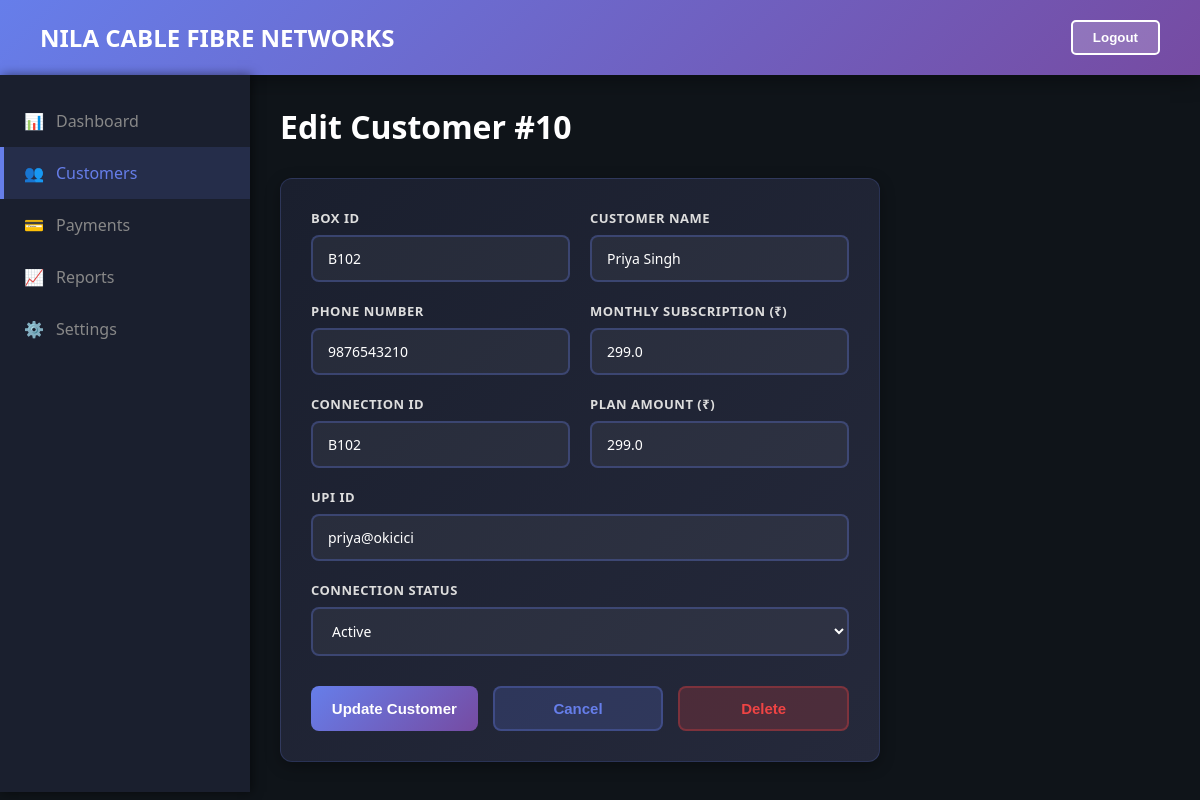
/edit-customer/10, run on the app's committed database.
### tables this page shows
CREATE TABLE customer (
    customer_id INTEGER PRIMARY KEY AUTOINCREMENT,
    box_id TEXT UNIQUE NOT NULL,
    name TEXT NOT NULL,
    phone TEXT NOT NULL,
    phone_number TEXT NOT NULL,
    subscription REAL NOT NULL,
    status TEXT NOT NULL,
    paid_status TEXT NOT NULL DEFAULT 'unpaid',
    connection_id TEXT,
    plan_amount REAL,
    upi_id TEXT
);

### app.py (the view, shortened to what this page needs)
@app.route("/edit-customer/<int:customer_id>", methods=["GET", "POST"])
def edit_customer_page(customer_id):
    customer = get_customer_by_id(customer_id)
    if not customer:
        return "Customer not found", 404
    return render_template("edit_customer.html", customer=customer)

### app.py (called while the page is built)
def get_db_connection():
    conn = sqlite3.connect(DATABASE)
    conn.row_factory = sqlite3.Row
    return conn

def normalize_customer_row(row):
    if not row:
        return None
    data = dict(row)
    data['customer_id'] = data.get('customer_id') or data.get('id')
    data['id'] = data['customer_id']
    data['phone'] = data.get('phone_number') or data.get('phone')
    data['plan_amount'] = data.get('plan_amount') or data.get('subscription')
    return data

def get_customer_by_id(customer_id):
    conn = get_db_connection()
    row = conn.execute('SELECT * FROM customer WHERE customer_id = ?', (customer_id,)).fetchone()
    conn.close()
    return normalize_customer_row(row)

### templates/edit_customer.html (shortened to what this page needs)
<!DOCTYPE html>
<html lang="en">
<head>
</head>
<body>
    <header>
        <h1>NILA CABLE FIBRE NETWORKS</h1>
        <button onclick="logout()" style="background: rgba(255,255,255,0.2); color: white; border: 2px solid white; padding: 8px 20px; border-radius: 5px; cursor: pointer; font-weight: 600;">Logout</button>
    </header>
    <div class="container">
        <div class="sidebar">
            <div class="nav-item" onclick="navigateTo('/dashboard')">
                <span>📊</span>
                <span>Dashboard</span>
            </div>
            <div class="nav-item active" onclick="navigateTo('/customers')">
                <span>👥</span>
                <span>Customers</span>
            </div>
            <div class="nav-item" onclick="navigateTo('/payments')">
                <span>💳</span>
                <span>Payments</span>
            </div>
            <div class="nav-item" onclick="navigateTo('/reports')">
                <span>📈</span>
                <span>Reports</span>
            </div>
            <div class="nav-item" onclick="navigateTo('/settings')">
                <span>⚙️</span>
                <span>Settings</span>
            </div>
        </div>
        <div class="main-content">
            <div class="page-header">
                <h2>Edit Customer #{{ customer['id'] }}</h2>
            </div>
            <div class="form-card">
                <form method="POST">
                    <div class="form-row">
                        <div class="form-group">
                            <label for="box_id">Box ID</label>
                            <input type="text" id="box_id" name="box_id" value="{{ customer['box_id'] }}" required>
                        </div>
                        <div class="form-group">
                            <label for="name">Customer Name</label>
                            <input type="text" id="name" name="name" value="{{ customer['name'] }}" required>
                        </div>
                    </div>
                    <div class="form-row">
                        <div class="form-group">
                            <label for="phone">Phone Number</label>
                            <input type="tel" id="phone" name="phone" value="{{ customer['phone'] }}" required>
                        </div>
                        <div class="form-group">
                            <label for="subscription">Monthly Subscription (₹)</label>
                            <input type="number" id="subscription" name="subscription" value="{{ customer['subscription'] }}" step="0.01" required>
                        </div>
                    </div>
                    <div class="form-row">
                        <div class="form-group">
                            <label for="connection_id">Connection ID</label>
                            <input type="text" id="connection_id" name="connection_id" value="{{ customer.get('connection_id','') }}">
                        </div>
                        <div class="form-group">
                            <label for="plan_amount">Plan Amount (₹)</label>
                            <input type="number" id="plan_amount" name="plan_amount" value="{{ customer.get('plan_amount','') }}" step="0.01">
                        </div>
                    </div>
                    <div class="form-group">
                        <label for="upi_id">UPI ID</label>
                        <input type="text" id="upi_id" name="upi_id" value="{{ customer.get('upi_id','') }}">
                    </div>
                    <div class="form-group">
                        <label for="status">Connection Status</label>
                        <select id="status" name="status" required>
                            <option value="active" {% if customer['status'] == 'active' %}selected{% endif %}>Active</option>
                        </select>
                    </div>
                    <div class="form-actions">
                        <button type="submit" class="btn btn-submit">Update Customer</button>
                        <button type="button" class="btn btn-cancel" onclick="navigateTo('/customers')">Cancel</button>
                        <button type="button" class="btn btn-delete" data-customer-id="{{ customer['id'] }}" onclick="deleteCustomerData(this)">Delete</button>
                    </div>
                </form>
            </div>
        </div>
    </div>
</body>
</html>

### templates/edit_customer.html (style rules this page uses)
* { margin: 0; padding: 0; box-sizing: border-box; }
body { font-family: 'Segoe UI', Tahoma, Geneva, Verdana, sans-serif; background: #0f1419; color: #e0e0e0; }
header { background: linear-gradient(135deg, #667eea 0%, #764ba2 100%); color: white; padding: 20px 40px; display: flex; justify-content: space-between; align-items: center; box-shadow: 0 4px 20px rgba(0, 0, 0, 0.4); }
header h1 { font-size: 24px; }
.container { display: flex; min-height: calc(100vh - 90px); }
.sidebar { width: 250px; background: #1a1f2e; padding: 20px 0; box-shadow: 2px 0 10px rgba(0, 0, 0, 0.5); }
.nav-item { padding: 15px 20px; cursor: pointer; display: flex; align-items: center; gap: 12px; color: #888; transition: all 0.3s; border-left: 4px solid transparent; }
.nav-item:hover, .nav-item.active { background: rgba(102, 126, 234, 0.15); color: #667eea; border-left-color: #667eea; }
.main-content { flex: 1; padding: 30px; }
.page-header h2 { font-size: 32px; color: #fff; margin-bottom: 30px; font-weight: 700; }
.form-card { background: linear-gradient(135deg, #1a1f2e 0%, #25293b 100%); border: 1px solid rgba(102, 126, 234, 0.2); border-radius: 12px; padding: 30px; max-width: 600px; box-shadow: 0 4px 15px rgba(0, 0, 0, 0.3); }
.form-group { margin-bottom: 20px; }
.form-group label { display: block; margin-bottom: 8px; color: #ddd; font-weight: 600; font-size: 13px; text-transform: uppercase; letter-spacing: 0.5px; }
.form-group input, .form-group select { width: 100%; padding: 12px 15px; border: 2px solid rgba(102, 126, 234, 0.3); background: rgba(255, 255, 255, 0.05); border-radius: 8px; font-size: 14px; color: #fff; transition: all 0.3s ease; font-family: inherit; }
.form-group input::placeholder { color: #666; }
.form-group select option { background: #1a1f2e; color: #fff; }
.form-actions { display: flex; gap: 15px; margin-top: 30px; }
.btn { flex: 1; padding: 12px; border: none; border-radius: 8px; font-size: 15px; font-weight: 600; cursor: pointer; transition: all 0.3s; }
.btn-submit { background: linear-gradient(135deg, #667eea 0%, #764ba2 100%); color: white; }
.btn-cancel { background: rgba(102, 126, 234, 0.2); color: #667eea; border: 2px solid rgba(102, 126, 234, 0.3); }
.btn-delete { flex: 1; background: rgba(239, 68, 68, 0.2); color: #ef4444; border: 2px solid rgba(239, 68, 68, 0.3); }
.form-row { display: grid; grid-template-columns: 1fr 1fr; gap: 20px; }

### data on the page
customer: box_id "B102", name "Priya Singh", phone "9876543210", subscription "299.0", connection_id "B102", plan_amount "299.0", upi_id "priya@okicici", status "Active"

### other printed values
{{ customer['id'] }} "10"
